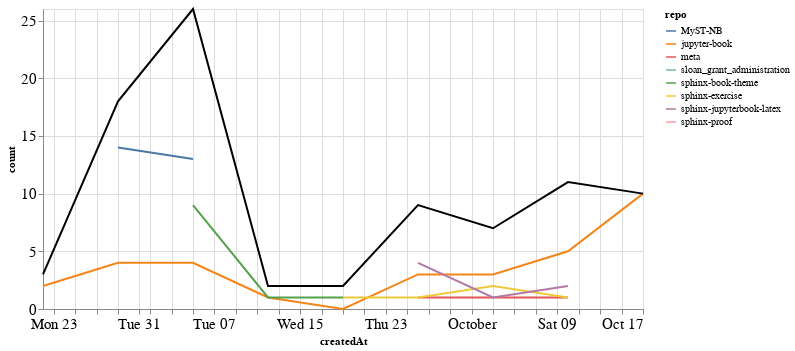

The notebook cell saved with this chart:
### Markdown cell above
### Comments

### Code cell
comments_time = comments.groupby('repo').resample('W', on='createdAt').count()['author'].reset_index()
comments_time = comments_time.rename(columns={'author': 'count'})
comments_time_total = comments_time.groupby('createdAt').agg({"count": "sum"}).reset_index()
ch1 = alt.Chart(comments_time, width=600).mark_line().encode(
    x='createdAt',
    y='count',
    color='repo',
    tooltip="repo"
)

ch2 = alt.Chart(comments_time_total, width=600).mark_line(color="black").encode(
    x='createdAt',
    y='count',
)

ch1 + ch2

### Figure 1 — Vega-Lite specification as saved in the notebook (floating-point values rounded to 4 significant figures)
{"config": {"axisLeft": {"labelFontSize": 15}, "axisBottom": {"labelFontSize": 15}}, "layer": [{"data": {"name": "data-a4ed51783f73057b1a0d5e8757895405"}, "mark": "line", "encoding": {"color": {"type": "nominal", "field": "repo"}, "tooltip": {"type": "nominal", "field": "repo"}, "x": {"type": "temporal", "field": "createdAt"}, "y": {"type": "quantitative", "field": "count"}}, "width": 600}, {"data": {"name": "data-97de7118088128165cb2ca1c5fa31d27"}, "mark": {"type": "line", "color": "black"}, "encoding": {"x": {"type": "temporal", "field": "createdAt"}, "y": {"type": "quantitative", "field": "count"}}, "width": 600}], "$schema": "https://vega.github.io/schema/vega-lite/v4.8.1.json", "datasets": {"data-a4ed51783f73057b1a0d5e8757895405": [{"repo": "MyST-NB", "createdAt": "2021-08-29T00:00:00", "count": 14}, {"repo": "MyST-NB", "createdAt": "2021-09-05T00:00:00", "count": 13}, {"repo": "jupyter-book", "createdAt": "2021-08-22T00:00:00", "count": 2}, {"repo": "jupyter-book", "createdAt": "2021-08-29T00:00:00", "count": 4}, {"repo": "jupyter-book", "createdAt": "2021-09-05T00:00:00", "count": 4}, {"repo": "jupyter-book", "createdAt": "2021-09-12T00:00:00", "count": 1}, {"repo": "jupyter-book", "createdAt": "2021-09-19T00:00:00", "count": 0}, {"repo": "jupyter-book", "createdAt": "2021-09-26T00:00:00", "count": 3}, {"repo": "jupyter-book", "createdAt": "2021-10-03T00:00:00", "count": 3}, {"repo": "jupyter-book", "createdAt": "2021-10-10T00:00:00", "count": 5}, {"repo": "jupyter-book", "createdAt": "2021-10-17T00:00:00", "count": 10}, {"repo": "meta", "createdAt": "2021-09-26T00:00:00", "count": 1}, {"repo": "meta", "createdAt": "2021-10-03T00:00:00", "count": 1}, {"repo": "meta", "createdAt": "2021-10-10T00:00:00", "count": 1}, {"repo": "sloan_grant_administration", "createdAt": "2021-10-10T00:00:00", "count": 2}, {"repo": "sphinx-book-theme", "createdAt": "2021-09-05T00:00:00", "count": 9}, {"repo": "sphinx-book-theme", "createdAt": "2021-09-12T00:00:00", "count": 1}, {"repo": "sphinx-book-theme", "createdAt": "2021-09-19T00:00:00", "count": 1}, {"repo": "sphinx-exercise", "createdAt": "2021-09-19T00:00:00", "count": 1}, {"repo": "sphinx-exercise", "createdAt": "2021-09-26T00:00:00", "count": 1}, {"repo": "sphinx-exercise", "createdAt": "2021-10-03T00:00:00", "count": 2}, {"repo": "sphinx-exercise", "createdAt": "2021-10-10T00:00:00", "count": 1}, {"repo": "sphinx-jupyterbook-latex", "createdAt": "2021-09-26T00:00:00", "count": 4}, {"repo": "sphinx-jupyterbook-latex", "createdAt": "2021-10-03T00:00:00", "count": 1}, {"repo": "sphinx-jupyterbook-latex", "createdAt": "2021-10-10T00:00:00", "count": 2}, {"repo": "sphinx-proof", "createdAt": "2021-08-22T00:00:00", "count": 1}], "data-97de7118088128165cb2ca1c5fa31d27": [{"createdAt": "2021-08-22T00:00:00", "count": 3}, {"createdAt": "2021-08-29T00:00:00", "count": 18}, {"createdAt": "2021-09-05T00:00:00", "count": 26}, {"createdAt": "2021-09-12T00:00:00", "count": 2}, {"createdAt": "2021-09-19T00:00:00", "count": 2}, {"createdAt": "2021-09-26T00:00:00", "count": 9}, {"createdAt": "2021-10-03T00:00:00", "count": 7}, {"createdAt": "2021-10-10T00:00:00", "count": 11}, {"createdAt": "2021-10-17T00:00:00", "count": 10}]}}
